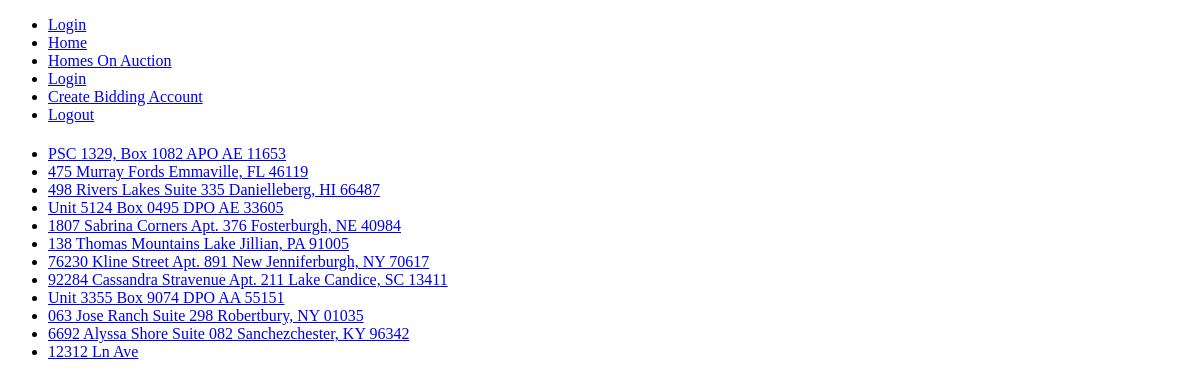
/items-index, run on an earlier commit of the app's database.
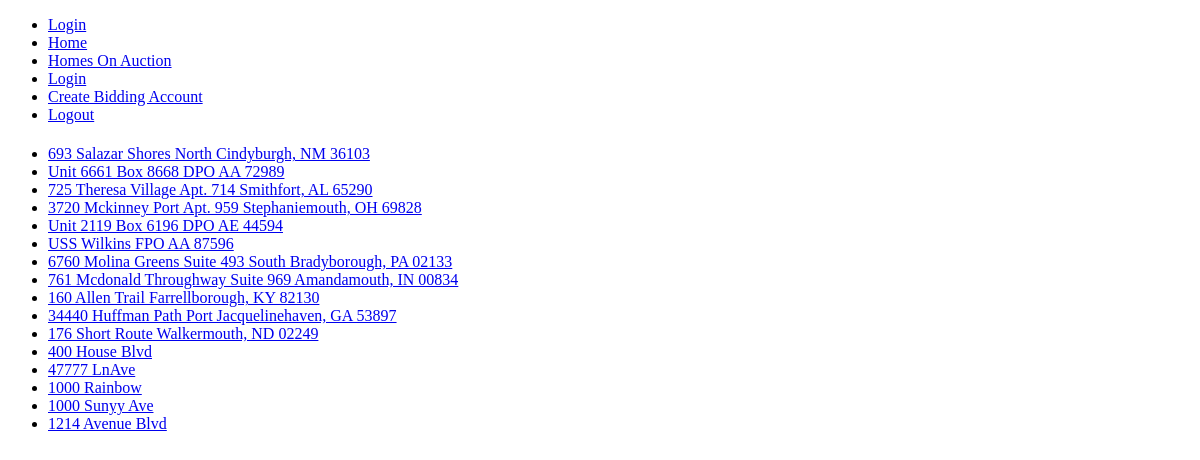
And on a later commit of the database.
### models.py (models this page shows)
class Items(db.Model):
    item_id = db.Column(db.Integer, primary_key=True)
    item_name = db.Column(db.String(64), unique=True, nullable=False)
    time_created = db.Column(db.DateTime)
    expired = db.Column(db.Boolean)
    auctioneer_id = db.Column('auctioneer_id', db.Integer, db.ForeignKey('user.user_id'))

### app.py (the view)
@app.route("/items-index")
def items_index():
    data = Items.query.all()
    return render_template("items-index.html", data=data)

### templates/items-index.html (shortened to what this page needs)
{% extends "base.html" %}
{% block content %}
    <ul>
        {% for addresses in data %}
        <li><a href="{{ url_for('item_page', item_id=addresses.item_id) }}" >{{ addresses.item_name }}</a></li>
        {% endfor %}
    </ul>
{% endblock %}

What changed in the data, as far as the page shows it:
removed Items: item_name "PSC 1329, Box 1082 APO AE 11653"
removed Items: item_name "475 Murray Fords Emmaville, FL 46119"
removed Items: item_name "498 Rivers Lakes Suite 335 Danielleberg, HI 66487"
removed Items: item_name "Unit 5124 Box 0495 DPO AE 33605"
removed Items: item_name "1807 Sabrina Corners Apt. 376 Fosterburgh, NE 40984"
removed Items: item_name "138 Thomas Mountains Lake Jillian, PA 91005"
removed Items: item_name "76230 Kline Street Apt. 891 New Jenniferburgh, NY 70617"
removed Items: item_name "92284 Cassandra Stravenue Apt. 211 Lake Candice, SC 13411"
removed Items: item_name "Unit 3355 Box 9074 DPO AA 55151"
removed Items: item_name "063 Jose Ranch Suite 298 Robertbury, NY 01035"
removed Items: item_name "6692 Alyssa Shore Suite 082 Sanchezchester, KY 96342"
removed Items: item_name "12312 Ln Ave"
added Items: item_name "693 Salazar Shores North Cindyburgh, NM 36103"
added Items: item_name "Unit 6661 Box 8668 DPO AA 72989"
added Items: item_name "725 Theresa Village Apt. 714 Smithfort, AL 65290"
added Items: item_name "3720 Mckinney Port Apt. 959 Stephaniemouth, OH 69828"
added Items: item_name "Unit 2119 Box 6196 DPO AE 44594"
added Items: item_name "USS Wilkins FPO AA 87596"
added Items: item_name "6760 Molina Greens Suite 493 South Bradyborough, PA 02133"
added Items: item_name "761 Mcdonald Throughway Suite 969 Amandamouth, IN 00834"
added Items: item_name "160 Allen Trail Farrellborough, KY 82130"
added Items: item_name "34440 Huffman Path Port Jacquelinehaven, GA 53897"
added Items: item_name "176 Short Route Walkermouth, ND 02249"
added Items: item_name "400 House Blvd"
added Items: item_name "47777 LnAve"
added Items: item_name "1000 Rainbow"
added Items: item_name "1000 Sunyy Ave"
added Items: item_name "1214 Avenue Blvd"
